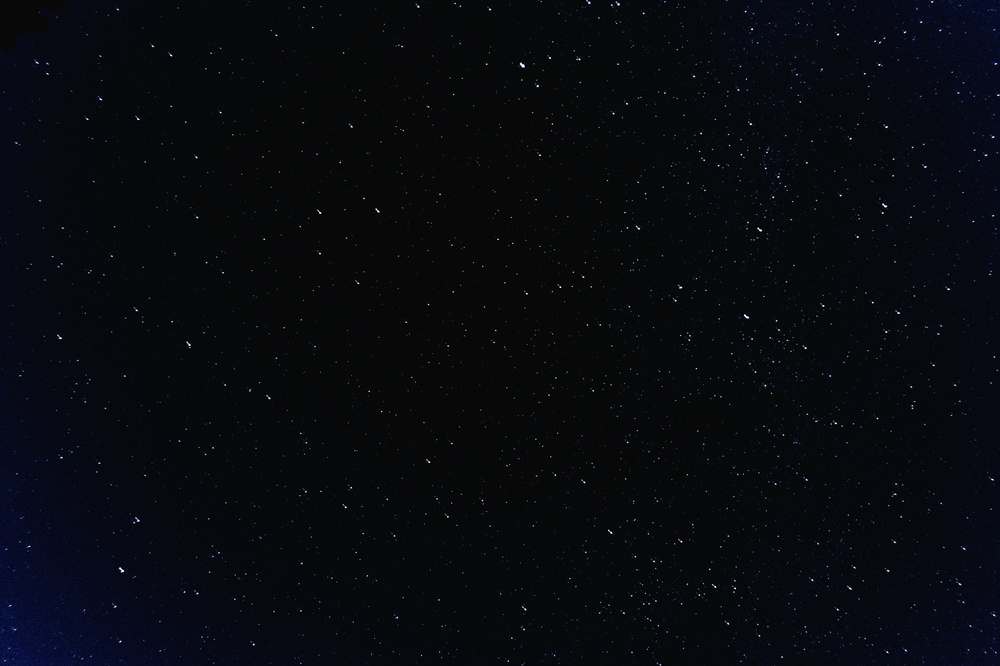
#> input picture Star1_W1.jpg, 1000 x 666 px, shrunk from 5456 x 3632 before the run
$ python extract_stars.py
#> lines starting #> are read from the running program, lines starting #| are printed output that depends on the picture; after the words box and inside, x2 and y2 are one past the last pixel; in counts of white or black regions, pixels touching at a corner belong together
import cv2
import numpy as np
import matplotlib.pyplot as plt

def extract_stars(image_path, sigma_multiplier = 3.0, max_stars = 50, min_area = 3, max_area = 500):
    #1.Load the image and convert to grayscale
#> called with image_path = 'Star1_W1.jpg', sigma_multiplier = 3, max_stars = 50, min_area = 3, max_area = 500
    img = cv2.imread(image_path)
#> img is the input picture: shape (666, 1000, 3); mean B, G, R 14.6, 9.2, 7.8
    if img is None:
        raise FileNotFoundError(f"Could not load image at {image_path}")

    gray = cv2.cvtColor(img, cv2.COLOR_BGR2GRAY)
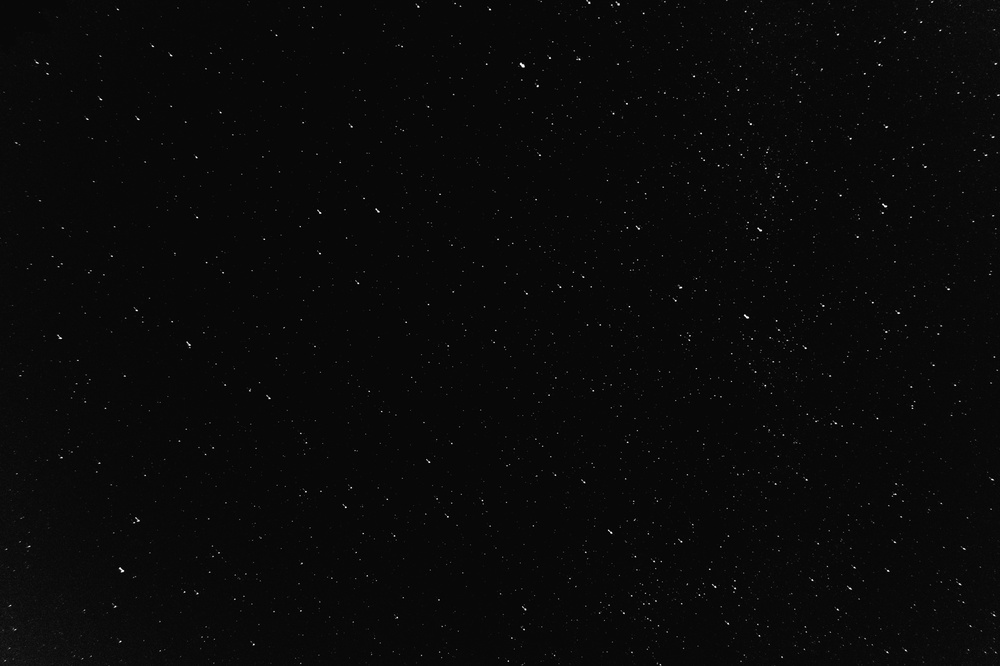
#> gray: shape (666, 1000); min 0, max 255, mean 9.4
    blurred = cv2.GaussianBlur(gray, (3, 3), 0)

    #2. Dynammic Adaptive Thresholding (I_thresh = M + k * o)
    mean_val, std_val = np.mean(blurred), np.std(blurred)
#> mean_val = 9.4; std_val = 4.76
    threshold_val = mean_val + (sigma_multiplier * std_val)
#> threshold_val = 23.67
    _, thresh_mask =cv2.threshold(blurred, threshold_val, 255, cv2.THRESH_BINARY)
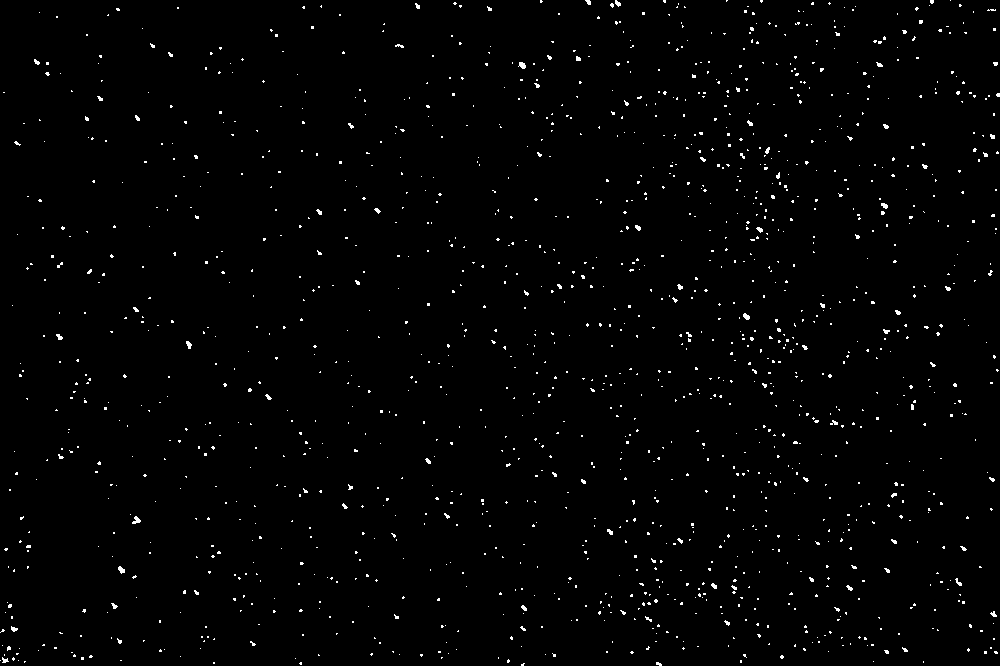
#> thresh_mask: shape (666, 1000); 1.2% white in thin lines or dots
    thresh_mask = thresh_mask.astype(np.uint8)

    #3. Find contours and spacial moments
    contours, _ = cv2.findContours(thresh_mask, cv2.RETR_EXTERNAL, cv2.CHAIN_APPROX_SIMPLE)
#> contours = 1493 contours, 1488 with area under 20; largest, box (x1, y1, x2, y2) and area: (132, 516, 141, 524) 28, (518, 62, 526, 69) 27, (118, 566, 125, 574) 25, (743, 313, 750, 320) 24, (186, 341, 192, 349) 21

    stars = []
    for cnt in contours:
        M = cv2.moments(cnt)
        brightness = M["m00"]

        if brightness <= 0 or not (min_area <= brightness<= max_area):
            continue

        #Sub-pixels controid coordinates
        cx = M["m10"] / brightness
        cy = M["m01"] / brightness

        #reject ling streaks (satellites or plane )
        if len(cnt)>= 5:
            _, (d1, d2), _ = cv2.fitEllipse(cnt)
            if d1 > 0 and d2 > 0:
                aspect_ratio = min(d1, d2) / max(d1,d2)
                if aspect_ratio < 0.65:
                    continue
        stars.append((cx, cy, brightness))
#> this loop made 1493 passes
#> (brightness, cx, cy, d1, d2, aspect_ratio) on passes 1, 2, 3, 12, 17, 18, 20, 21, 22, 24, 27, 29: (3, 522.3, 664.2, 1.98, 3.59, 0.55), (9.5, 658.4, 663.5, 2.52, 6.58, 0.383), (3, 300.2, 663, 2.12, 3, 0.707), (4.5, 507.9, 660.6, 2.21, 3.3, 0.669), (4, 13, 658.5, 2.12, 3, 0.707), (14.5, 4.53, 660, 5.73, 6.52, 0.879), (7, 781.5, 656.5, 3.16, 3.16, 1), (4.5, 90.37, 656.1, 2.21, 3.3, 0.669), (3.5, 744.1, 654.9, 2.17, 4.76, 0.456), (3, 421, 654.8, 2.12, 3, 0.707), (3, 74, 655.2, 2.12, 3, 0.707), (4, 554, 655, 0.0506, 0.0506, 1)
#> (brightness, cx, cy, d1, d2) on pass 209: (4, 733.5, 592, 2.12, 3)
#> after the loop, stars = 304 items, first 6: (300.2, 663, 3), (507.9, 660.6, 4.5), (82, 658, 4), (13, 658.5, 4), (4.53, 660, 14.5), (781.5, 656.5, 7)

    # Sort by brightness desc. and return top
    stars.sort(key=lambda s: s[2], reverse=True)
    return stars[:max_stars],img

def visualize_results(image_path, stars):
    img_bgr = cv2.imread(image_path)
    img_rgb = cv2.cvtColor(img_bgr, cv2.COLOR_BGR2RGB)

    plt.figure(figsize=(12, 8))
    plt.imshow(img_rgb)

    # Extract x and y lists for plotting
    x_coords = [s[0] for s in stars]
    y_coords = [s[1] for s in stars]

    plt.scatter(x_coords, y_coords, s=60, facecolors='none', edgecolors='r', linewidth=1.5, label='Detected Stars')
    plt.title(f"Extracted Top {len(stars)} Star Centroids")
    plt.xlabel("X (Pixels)")
    plt.ylabel("Y (Pixels)")
    plt.legend(loc='upper right')
    plt.tight_layout()
    plt.show()

if __name__ == "__main__":
    TEST_IMAGE = "Star1_W1.jpg"

    print(f"Extracting stars from {TEST_IMAGE}...")
    detected_stars, raw_img = extract_stars(TEST_IMAGE, sigma_multiplier=3.0, max_stars=50)
#> detected_stars = 50 items, first 6: (522, 64.92, 27), (759.3, 229.2, 17), (993.2, 613.9, 15), (679.5, 286.6, 15), (377.1, 210.2, 15), (4.53, 660, 14.5)

    print(f"Successfully extracted {len(detected_stars)} stars. \n")
#| Successfully extracted 50 stars.
    print("Top 5 Brightest Stars (x, y, brightness):")
    for i, (x, y, b) in enumerate(detected_stars[:5], 1):
        print(f" Star{i}: x={x:.2f}, y= {y:.2f}, brightness={b:.1f}")
#> this loop made 5 passes
#|  Star1: x=521.98, y= 64.92, brightness=27.0
#|  Star2: x=759.33, y= 229.17, brightness=17.0
#|  Star3: x=993.21, y= 613.94, brightness=15.0
#|  Star4: x=679.53, y= 286.57, brightness=15.0
#|  Star5: x=377.07, y= 210.16, brightness=15.0

    visualize_results(TEST_IMAGE, detected_stars)
#> in visualize_results, `x_coords = [s[0] for s in stars]`: x_coords = 50 values, max 997.6 at index 24, min 4.53 at index 5, mean 623.5
#> in visualize_results, `y_coords = [s[1] for s in stars]`: y_coords = 50 values, max 660 at index 5, min 1.35 at index 26, mean 302
#> in visualize_results, `plt.show()`:
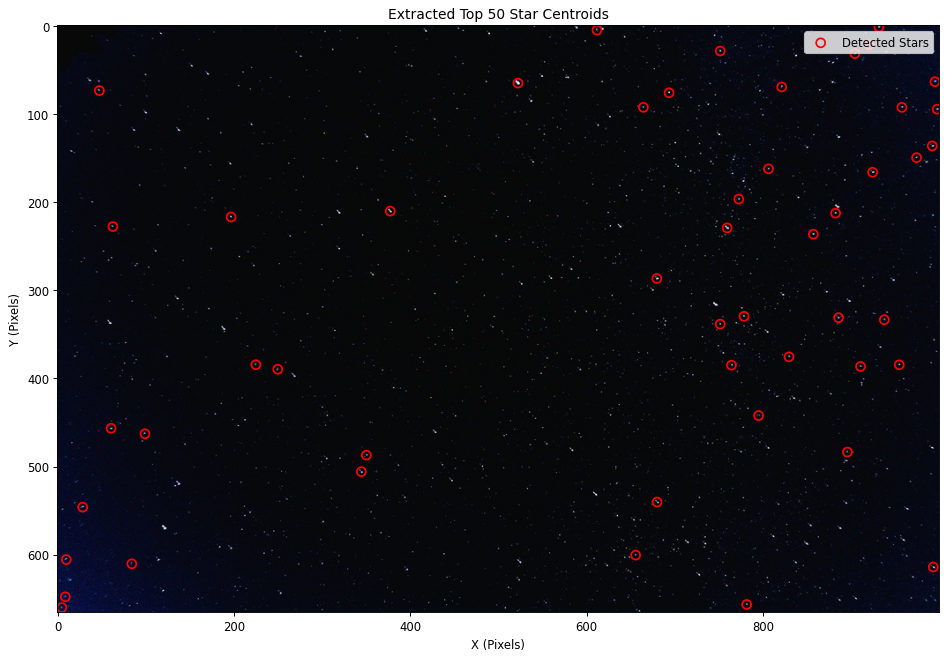
#> figure drawn by matplotlib, 1 panel
